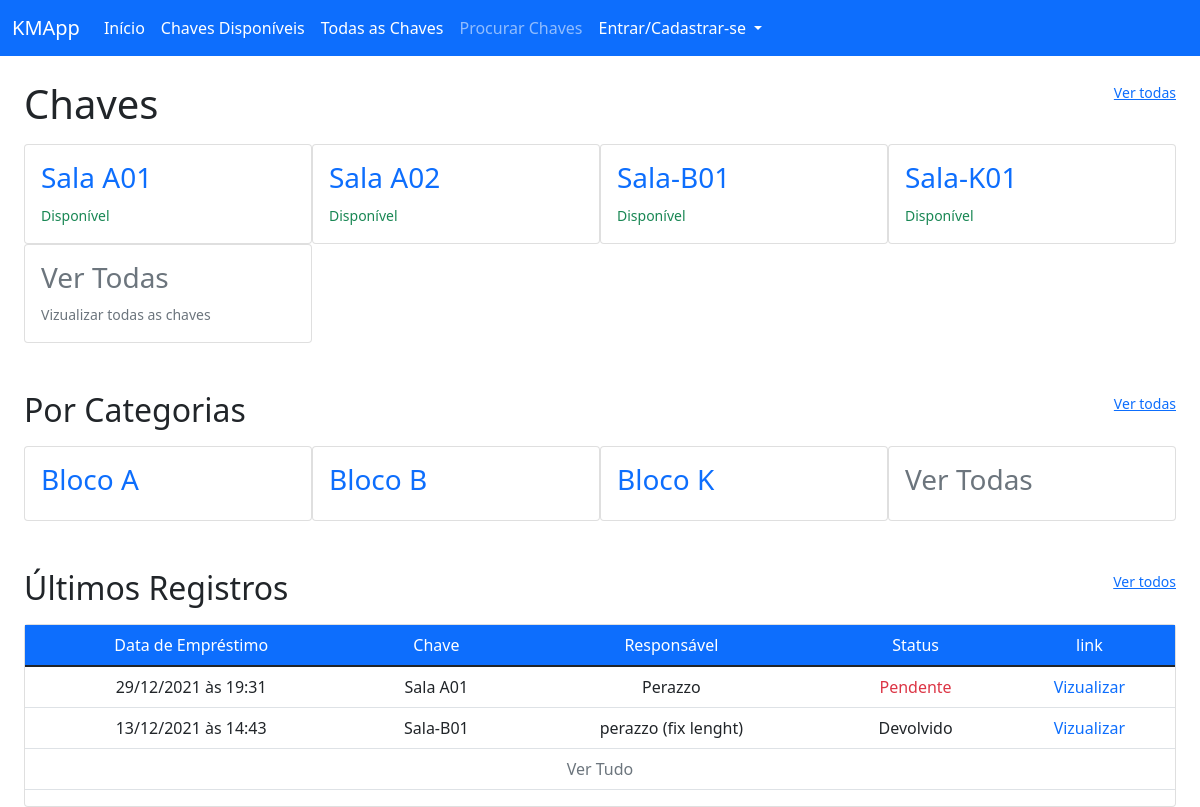
The app's page /view/, older data.
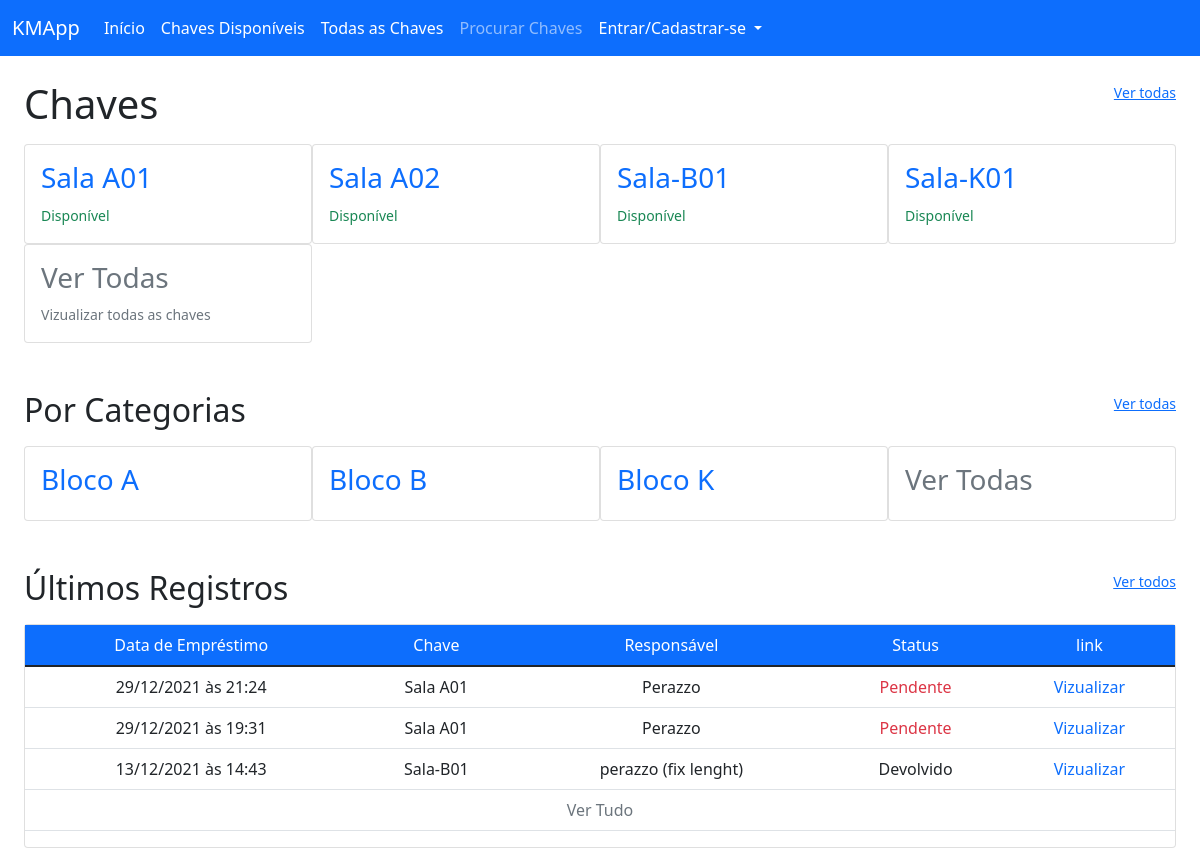
The same page, newer data.
### key_manager/models/key.py (models this page shows, shortened)
class Key(db.Model):
    __tablename__ = 'keys'
    id = db.Column(db.Integer, primary_key=True)
    key_category_id = db.Column(db.Integer, db.ForeignKey("categories.id"))
    key_avaliable = db.Column(db.Boolean, default=True)
    name = db.Column(db.String(100), unique=False, nullable=False)
    slug = db.Column(db.String(100), unique=True, nullable=False)
    creation_date = db.Column(db.DateTime, nullable=False, default=datetime.utcnow)

### key_manager/models/category.py (models this page shows, shortened)
class Category(db.Model):
    __tablename__ = 'categories'
    id = db.Column(db.Integer, primary_key=True)
    name = db.Column(db.String(100), unique=False, nullable=False)
    slug = db.Column(db.String(100), unique=True, nullable=False)
    creation_date = db.Column(db.DateTime, nullable=False, default=datetime.utcnow)

### key_manager/models/registry.py (models this page shows, shortened)
class Registry(db.Model):
    __tablename__ = 'registries'
    id = db.Column(db.Integer, primary_key=True)
    user_id = db.Column(db.Integer, db.ForeignKey('users.id'), nullable=False)
    key_loan_date = db.Column(db.DateTime, nullable=False, default=datetime.utcnow)
    key_return_date = db.Column(db.DateTime, nullable=True)
    key_id = db.Column(db.Integer, db.ForeignKey('keys.id'), nullable=False)
    holder_name = db.Column(db.String(100), nullable=False)
    holder_email = db.Column(db.String(100), nullable=True)

### key_manager/routes/views.py (the view)
@view.route("/")
def viewIndex():
    keys = Key.query.filter_by(key_avaliable=True).order_by(Key.name).all()
    cats = Category.query.order_by(Category.name).limit(7)
    regs = Registry.query.order_by(Registry.key_loan_date.desc()).limit(7)
    return render_template("view/indexView.html", keys=keys, categories=cats, registries=regs, key_names=Key.query, hidden_footer=True, title="Vizualização" )

### key_manager/templates/view/indexView.html (shortened to what the changed rows need)
{% extends 'base.html' %}
{% block content %}
<div class="container-fluid">
    <div class="row mt-4">
        <h1 class="col">Chaves</h1>
    </div>
    <div class="card-group row-cols-4 mt-2">
        {% for key in keys %}
        <a class="text-decoration-none" href="{{url_for('view.viewKey', key_slug=key.slug)}}">
            <div class="card">
                <div class="card-body">
                    <h3>{{key.name}}</h3>
                    <small>
                        {% if key.key_avaliable %}
                        <span class="text-success">Disponível</span>
                        {% else %}
                        <span class="text-danger">Em uso</span>
                        {% endif %}
                    </small>
                </div>
            </div>
        </a>
        {% endfor %}
    </div>
    <div class="row mt-5">
        <h2 class="col">Por Categorias</h2>
    </div>
    <div class="card-group row-cols-4 mt-2">
        {% for category in categories %}
        <a class="text-decoration-none" href="{{url_for('view.viewCat', category_slug=category.slug)}}">
            <div class="card">
                <div class="card-body">
                    <h3>{{category.name}}</h3>
                </div>
            </div>
        </a>
        {% endfor %}
    </div>
    <div class="row mt-5">
        <h2 class="col">Últimos Registros</h2>
    </div>
    <div class="card-group mt-2">
        <div class="card">
            <div class="car-body">
                <table class="table">
                    <thead class="bg-primary text-white">
                        <tr>
                            <td class="col-auto text-center">Data de Empréstimo</td>
                            <td class="col-auto text-center">Chave</td>
                            <td class="col-auto text-center">Responsável</td>
                            <td class="col-auto text-center">Status</td>
                            <td class="col-auto text-center">link</td>
                        </tr>
                    </thead>
                    <tbody>
                    {% for registry in registries %}
                        <tr>
                            <td class="col-auto text-center">{{ registry.key_loan_date.strftime("%d/%m/%Y às %H:%M") }}</td>
                            {% for name in key_names.filter_by(id=registry.key_id).all() %}
                            <td class="col-auto text-center">{{ name.name }}</td>
                            {% endfor %}
                            <td class="col-auto text-center">{{ registry.holder_name }}</td>
                            <td class="col-auto text-center">
                                {% if registry.key_return_date %}
                                <span>Devolvido</span>
                                {% else %}
                                <span class="text-danger">Pendente</span>
                                {% endif %}
                            </td>
                            <td class="col-auto text-center">
                                <a class="text-decoration-none" href="{{url_for('view.viewReg', reg_id=registry.id)}}">Vizualizar</a>
                            </td>
                        </tr>
                        {% endfor %}
                    </tbody>
                </table>
            </div>
        </div>
    </div>
{% endblock %}

Row changes from the older to the newer data that the page shows:
added Registry: key_loan_date "29/12/2021 às 21:24", holder_name "Perazzo", shows "Pendente", Key (name "Sala A01")
